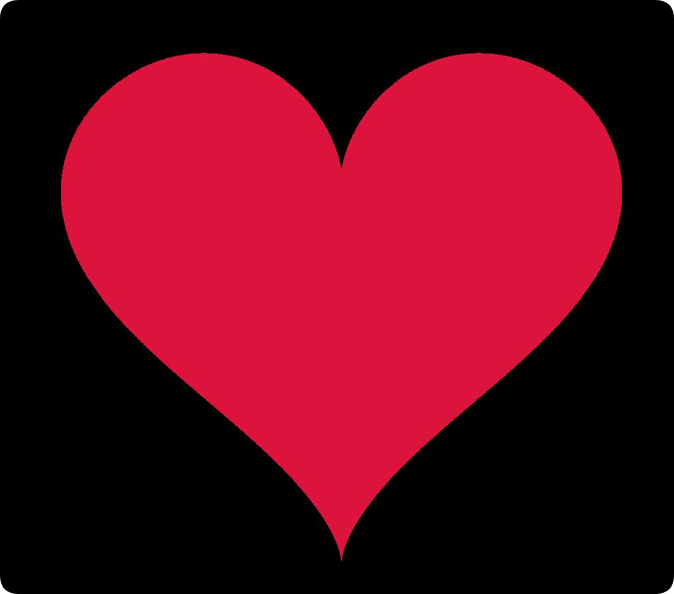
#> input picture auto_heart_ref.jpg, 674 x 594 px
$ python main.py
#> lines starting #> are read from the running program, lines starting #| are printed output that depends on the picture
import os
import gc
import math
import numpy as np
from PIL import Image, ImageOps, ImageEnhance, ImageFilter
from tqdm import tqdm

# 1. 参数配置

SOURCE_DIR = 'images'                 # 素材文件夹
REF_IMAGE_PATH = 'auto_heart_ref.jpg' # 蓝图
OUTPUT_NAME = 'final_spatial_mosaic.jpg'

OUTPUT_WIDTH = 3000                   # 高清
GRID_COLS = 60                        # 60 列，高密度！
TILE_ASPECT = 3/4                     # 竖构图

# 后期遮罩强度 (0.15 - 0.2 比较合适，淡淡的一层)
MASK_INTENSITY = 0.00 #个人确定吧，我自己的图片不需要也能看得出心形的

# 【核心】空间排斥半径 (单位: 格子)
# 意思是：一旦某张图用过了，它周围 R 个格子范围内，绝不允许再出现这张图
# 60列的话，设为 12-15 比较合适，保证一张图在局部视野里只出现一次
SPATIAL_RADIUS = 12

# 2. 逻辑实现

def load_images_smart(source_dir, tile_w, tile_h):
    tiles = []
    avg_rgbs = []

    valid = {'.jpg', '.png', '.jpeg', '.bmp', '.webp'}
    files = [f for f in os.listdir(source_dir) if os.path.splitext(f)[1].lower() in valid]
    np.random.shuffle(files) # 必须打乱

    if len(files) == 0: raise Exception("images 文件夹空的！")
    print(f"加载素材: {len(files)} 张")

    # 稍微读大一点，抗锯齿
    load_w, load_h = int(tile_w * 1.5), int(tile_h * 1.5)

    for f in tqdm(files, desc="预处理"):
        try:
            path = os.path.join(source_dir, f)
            with Image.open(path) as img:
                img = img.convert('RGB')
                img.thumbnail((load_w, load_h), Image.BICUBIC)
                tile = ImageOps.fit(img, (tile_w, tile_h), method=Image.LANCZOS)
                c = np.array(tile.resize((1, 1)).getpixel((0, 0)))
                tiles.append(tile)
                avg_rgbs.append(c)
        except:
            continue
    return tiles, np.array(avg_rgbs)

def apply_subtle_mask(canvas, ref_path, intensity=0.2):
    """后期加上淡淡的遮罩"""
    print(f"\n应用微弱遮罩 (强度 {intensity})...")
    original = canvas.copy()
    darkener = ImageEnhance.Brightness(original)
    # 变暗一点点
    darkened = darkener.enhance(1.0 - intensity)

    mask = Image.open(ref_path).convert('L')
    mask = mask.resize(canvas.size, Image.BICUBIC)
    # 模糊遮罩边缘，让过渡自然
    mask = mask.filter(ImageFilter.GaussianBlur(radius=20))

    return Image.composite(original, darkened, mask)

def main():
    # --- A. 算网格 ---
    tile_w = OUTPUT_WIDTH // GRID_COLS
    tile_h = int(tile_w / TILE_ASPECT)

    if not os.path.exists(REF_IMAGE_PATH): return
    ref_img = Image.open(REF_IMAGE_PATH).convert('RGB')
    rw, rh = ref_img.size
#> rw = 674; rh = 594
    grid_rows = int((rh / rw) * GRID_COLS * (tile_w / tile_h))
#> grid_rows = 40

    total_slots = GRID_COLS * grid_rows
#> total_slots = 2400
    print(f"高密网格: {GRID_COLS}x{grid_rows} = {total_slots} 格")
#| 高密网格: 60x40 = 2400 格

    # 缩小参考图
    ref_small = ref_img.resize((GRID_COLS, grid_rows), Image.LANCZOS)
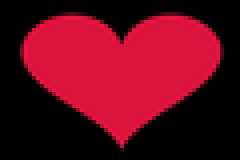
#> ref_small: PIL image 60x40 RGB (shown 4 times larger); mean R, G, B 96.4, 8.5, 26.7
    target_pixels = np.array(ref_small)

    # 加载素材
    tiles, source_rgbs = load_images_smart(SOURCE_DIR, tile_w, tile_h)
    num_imgs = len(tiles)
    print(f"{num_imgs} 张图填满 {total_slots} 格 (平均每张用 {total_slots//num_imgs} 次)")
    print(f"同一张图必须间隔 {SPATIAL_RADIUS} 个格子以上")

    # --- B. 拼图 ---
    canvas = Image.new('RGB', (OUTPUT_WIDTH, grid_rows * tile_h))

    # 记录每张图都用在了哪些位置: {img_id: [(r,c), (r,c)...]}
    usage_history = {i: [] for i in range(num_imgs)}
    # 记录总使用次数
    usage_counts = np.zeros(num_imgs, dtype=int)

    # 候选池不用太大，因为我们主要靠空间规则筛选
    pool_size = min(300, num_imgs)

    for r in tqdm(range(grid_rows), desc="排兵布阵"):
        for c in range(GRID_COLS):
            target_rgb = target_pixels[r, c]
            # 1. 颜色距离
            diff = source_rgbs - target_rgb
            dists = np.sum(diff**2, axis=1)
            # 2. 拿前 N 个颜色最像的
            candidates = np.argpartition(dists, pool_size-1)[:pool_size]
            best_idx = -1
            min_score = float('inf')

            # 3. 遍历候选者，寻找最佳 (颜色好 + 次数少 + 距离远)
            for idx in candidates:
                # 空间互斥检查
                is_safe = True
                # 检查这张图以前出现过的所有位置
                # 为了性能，我们倒序检查（最近用过的肯定在列表后面）
                for (pr, pc) in reversed(usage_history[idx]):
                    # 欧氏距离检查: sqrt((r1-r2)^2 + (c1-c2)^2)
                    dist_sq = (r - pr)**2 + (c - pc)**2
                    if dist_sq < SPATIAL_RADIUS**2:
                        is_safe = False
                        break
                    # 如果行距已经超过半径了，就不用往前查
                    if (r - pr) > SPATIAL_RADIUS:
                        break
                if not is_safe:
                    continue # 距离太近，跳过，看下一个候选者
                # 依然优先使用次数少的
                score = dists[idx] + (usage_counts[idx] * 500000)

                if score < min_score:
                    min_score = score
                    best_idx = idx

            # 4. 保底机制 (如果前300个都离得太近怎么办？)
            if best_idx == -1:
                # 这是一个紧急情况。我们被迫缩小安全半径，在全库里找一个
                # 或者直接找一个距离最远的
                # 简单处理：找一个颜色最像的，且不是直接紧邻的(半径=1.5)
                top_sorted = candidates[np.argsort(dists[candidates])]
                for idx in top_sorted:
                    # 只要不是紧邻 (左、上、左上、右上)
                    last_pos = usage_history[idx][-1] if usage_history[idx] else (-99,-99)
                    if abs(r - last_pos[0]) > 1 or abs(c - last_pos[1]) > 1:
                        best_idx = idx
                        break
                if best_idx == -1: best_idx = top_sorted[0]

            # 5. 落子
            usage_history[best_idx].append((r, c))
            usage_counts[best_idx] += 1

            x = c * tile_w
            y = r * tile_h
            canvas.paste(tiles[best_idx], (x, y))

        if r % 5 == 0: gc.collect()

    # --- C. 后期与保存 ---
    print(f"\n最多的一张图用了 {np.max(usage_counts)} 次，最少的用了 {np.min(usage_counts)} 次")

    final_canvas = apply_subtle_mask(canvas, REF_IMAGE_PATH, intensity=MASK_INTENSITY)

    print(f"保存: {OUTPUT_NAME}")
    final_canvas.save(OUTPUT_NAME, quality=95, subsampling=0)
    print("完成！")
if __name__ == '__main__':
#> (the run stopped early here; a loop or call above may not have finished)
